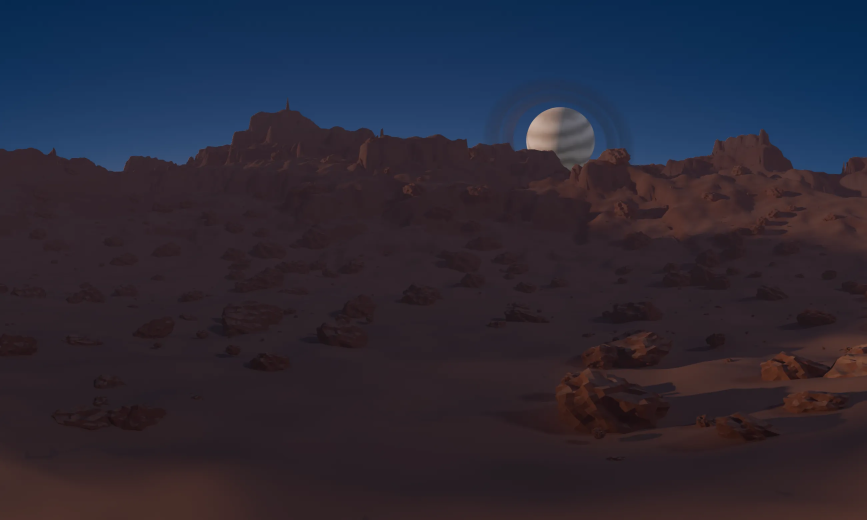
#> input picture prototypes/hero-v5/blender/plate_canyon.webp, 2600 x 1560 px (shown at 1/3 size)
$ python post2.py plate_canyon.webp plate_dunes.webp
#> lines starting #> are read from the running program, lines starting #| are printed output that depends on the picture; after the words box and inside, x2 and y2 are one past the last pixel; in counts of white or black regions, pixels touching at a corner belong together
# Spires post: aerial haze by distance, low mist by height, neutral (white) grade.
import numpy as np, sys
from PIL import Image
src, out = sys.argv[1], sys.argv[2]
col = np.asarray(Image.open(src).convert('RGB')).astype(np.float32) / 255
def load(p):
#> called with p = 'plate_canyon.webp'
    a = np.asarray(Image.open(p)).astype(np.float32)
    a = a[..., 0] if a.ndim == 3 else a
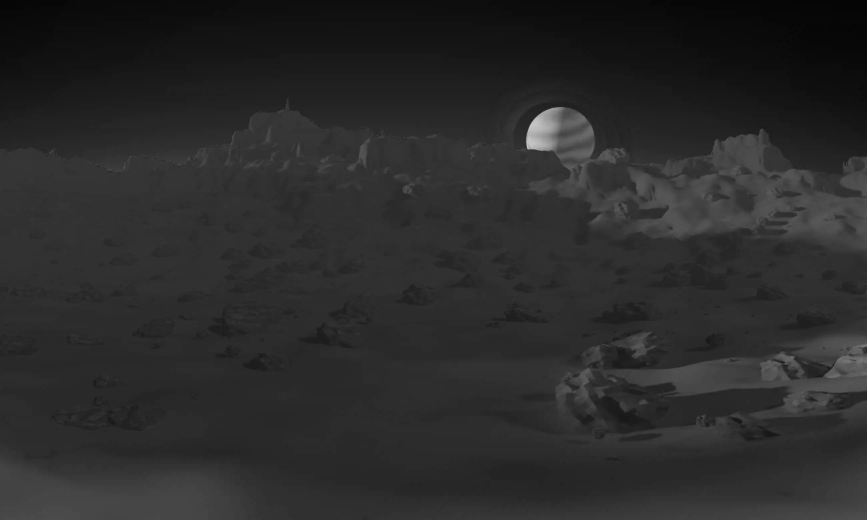
#> a: shape (1560, 2600) float32 (shown at 1/3 size); min 4, max 206, mean 42.5
    return a / (65535 if a.max() > 255 else 255)
d = load(src.replace('.png', '_depth.png')) * 1000
z = load(src.replace('.png', '_height.png')) * 200 - 20
sky = d > 800
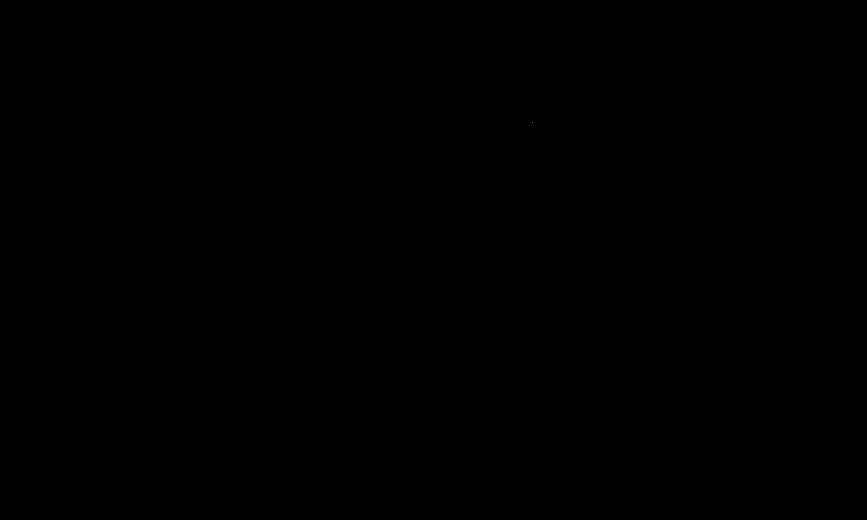
#> sky: shape (1560, 2600) bool (shown at 1/3 size); 0% white in thin lines or dots, all inside (x1, y1, x2, y2) = (1597, 366, 1598, 367)
haze = 1 - np.exp(-np.maximum(d - 30, 0) * 0.0012)
mist = np.exp(-np.maximum(z + 4, 0) / 14.0) * (1 - np.exp(-np.maximum(d - 70, 0) * 0.006))   # igloo-like: ground fog thickening with distance   # low-lying, thicker further away
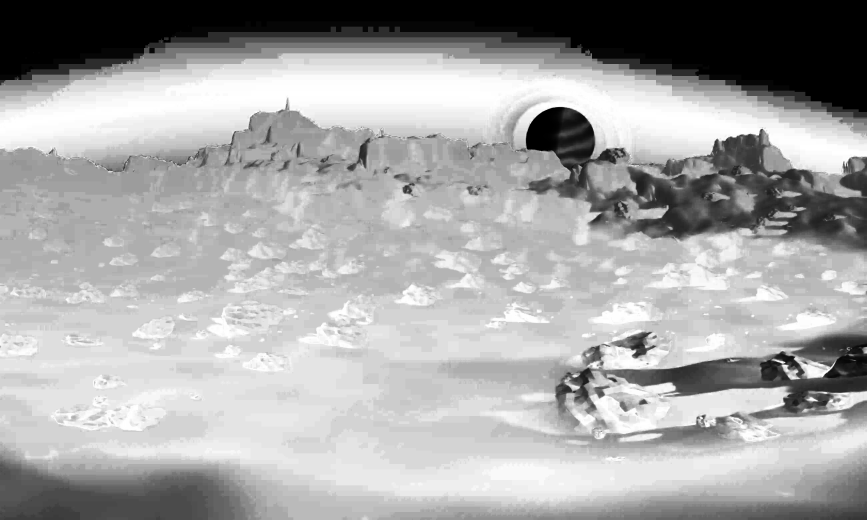
#> mist: shape (1560, 2600) float32 (shown at 1/3 size); min 0, max 0.148, mean 0.0966; drawn with min black and max white
haze[sky] = 0; mist[sky] = 0
hc = np.array([0.05, 0.05, 0.055], np.float32); mc = np.array([0.12, 0.12, 0.125], np.float32)
res = col * (1 - haze[..., None]) + hc * haze[..., None]
res = res * (1 - 0.25 * mist[..., None]) + mc * 0.25 * mist[..., None]   # only a breath of ground haze
lum = (res * np.array([0.2126, 0.7152, 0.0722], np.float32)).sum(-1, keepdims=True)
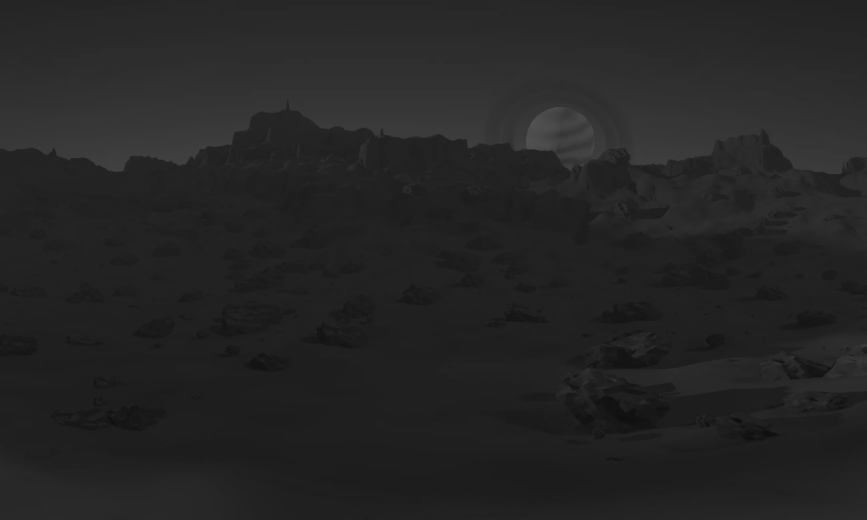
#> lum: shape (1560, 2600, 1) float32 (shown at 1/3 size); min 0.0512, max 0.739, mean 0.147
sat = np.where(sky[..., None], 1.15, 0.1)   # the sky keeps its colour, the ground stays neutral grey
res = lum + (res - lum) * sat                       # neutral white light: most of the blue goes
res = res * np.array([1.0, 1.0, 1.02], np.float32)
Image.fromarray((np.clip(res, 0, 1) * 255).astype(np.uint8)).save(out)

$ run again, on prototypes/hero-v5/blender/plate_spires.webp
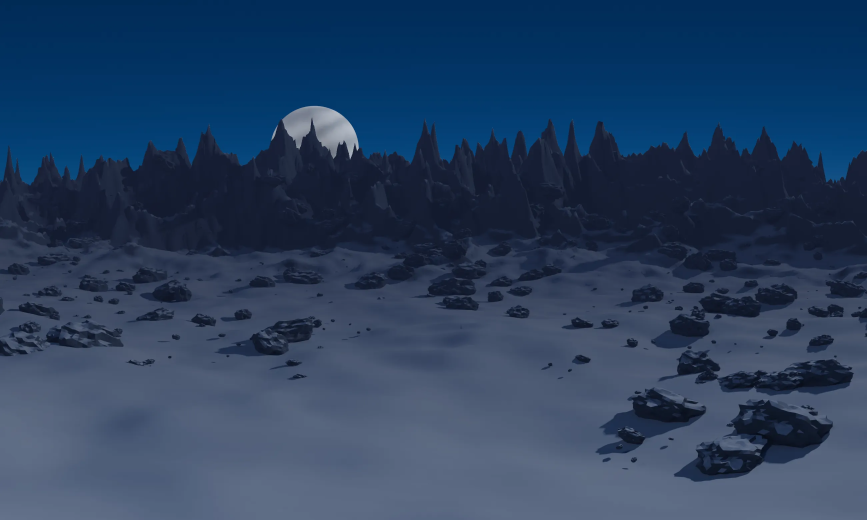
#> input picture prototypes/hero-v5/blender/plate_spires.webp, 2600 x 1560 px (shown at 1/3 size)
#> sky: shape (1560, 2600) bool; every value is 0
#> `mist = np.exp(-np.maximum(z + 4, 0) / 14.0) * (1 - np.exp(-np.maximum(..`:
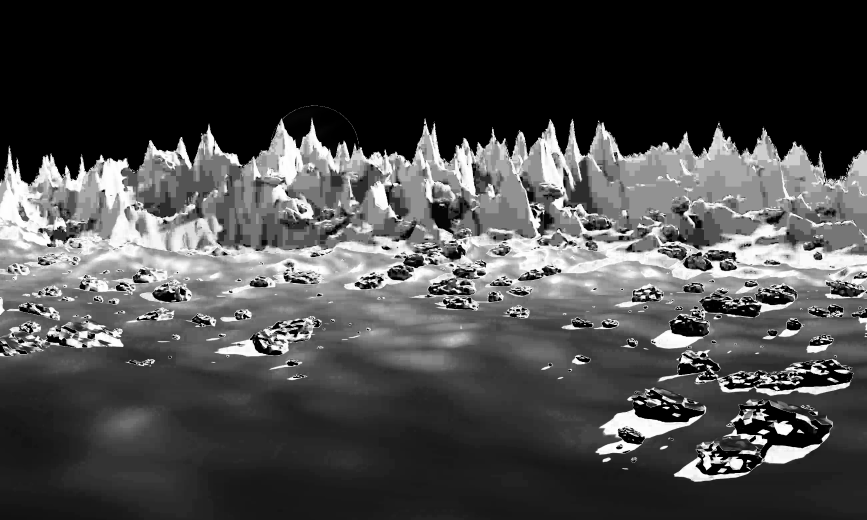
#> mist: shape (1560, 2600) float32 (shown at 1/3 size); min 0, max 0.148, mean 0.0421; drawn with min black and max white
#> `lum = (res * np.array([0.2126, 0.7152, 0.0722], np.float32)).sum(-1, k..`:
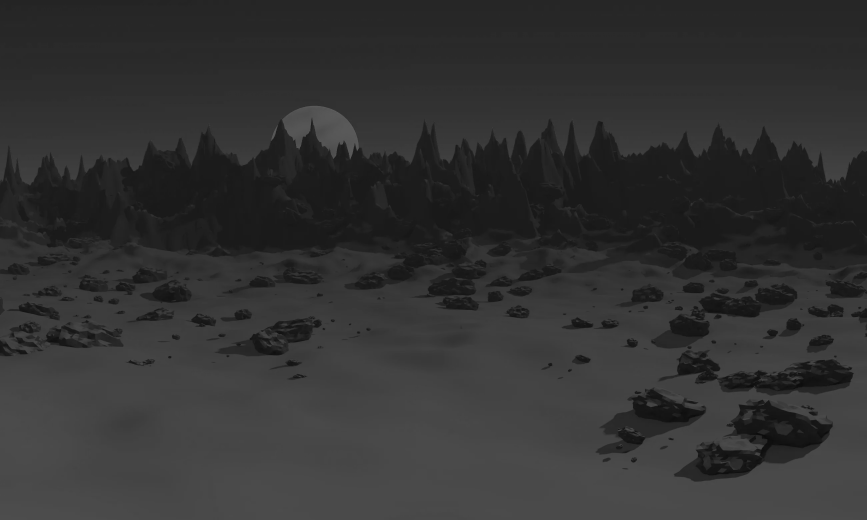
#> lum: shape (1560, 2600, 1) float32 (shown at 1/3 size); min 0.032, max 0.383, mean 0.199
#> sat: shape (1560, 2600, 1) float64; every value is 0.1
